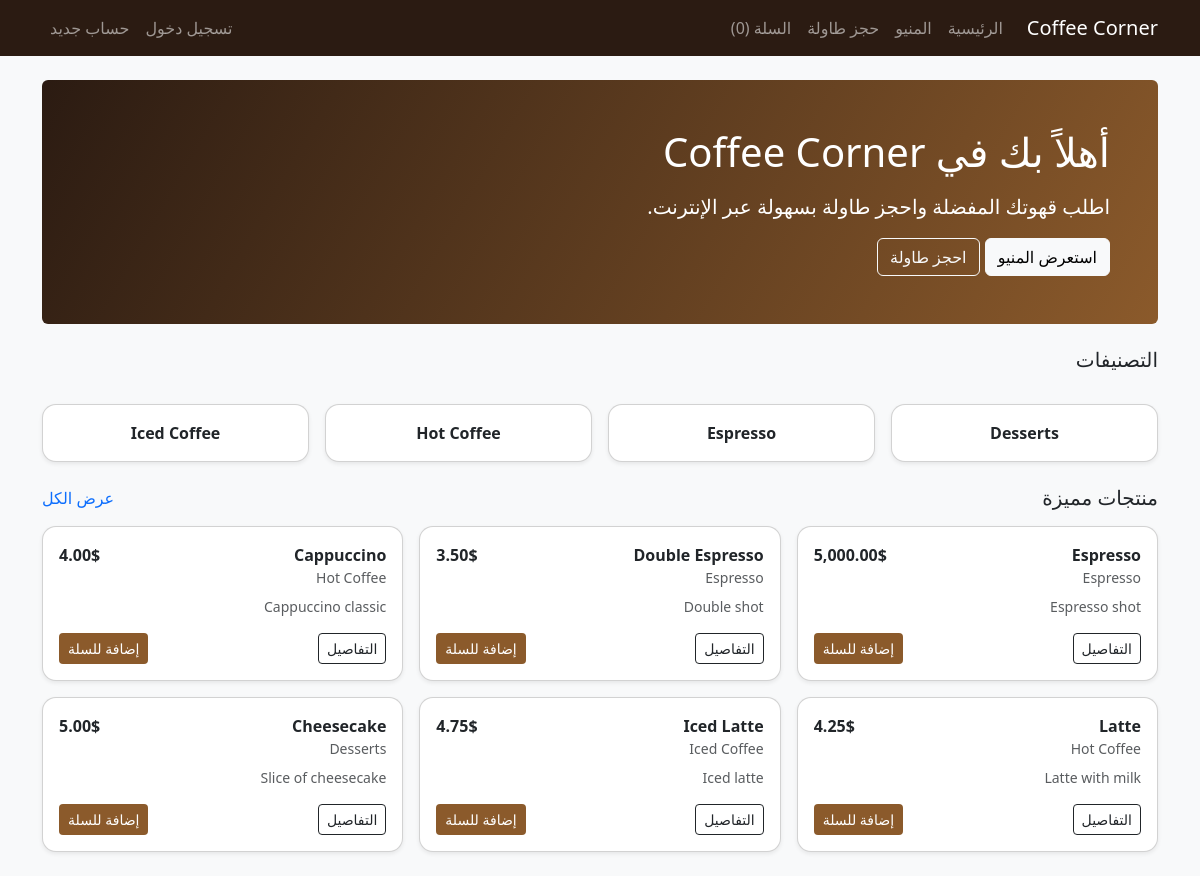
The page / on the database its author committed.
### tables this page shows
CREATE TABLE `categories` (
  `id` int(10) UNSIGNED NOT NULL,
  `name` varchar(150) NOT NULL,
  `description` text DEFAULT NULL,
  `image` varchar(255) DEFAULT NULL,
  `is_active` tinyint(1) NOT NULL DEFAULT 1,
  `created_at` timestamp NOT NULL DEFAULT current_timestamp()
);

CREATE TABLE `products` (
  `id` int(10) UNSIGNED NOT NULL,
  `category_id` int(10) UNSIGNED NOT NULL,
  `name` varchar(150) NOT NULL,
  `description` text DEFAULT NULL,
  `price` decimal(10,2) NOT NULL,
  `image` varchar(255) DEFAULT NULL,
  `is_available` tinyint(1) NOT NULL DEFAULT 1,
  `created_at` timestamp NOT NULL DEFAULT current_timestamp()
);

### includes/functions.php (called while the page is built, shortened)
<?php
function e($value)
{
    return htmlspecialchars((string)$value, ENT_QUOTES, 'UTF-8');
}
function url_path($path = '')
{
    $path = ltrim($path, '/');
    $base = BASE_PATH;
    if ($base === '') {
        return '/' . $path;
    }
    return $base . '/' . $path;
}

### includes/auth.php (called while the page is built, shortened)
<?php
function auth_user()
{
    if (empty($_SESSION['user_id'])) {
        return null;
    }
    $stmt = db()->prepare('SELECT id, username, email, phone, address, role FROM users WHERE id = ?');
    $stmt->execute([$_SESSION['user_id']]);
    $user = $stmt->fetch();
    return $user;
}

### includes/db.php (called while the page is built)
<?php
function db()
{
    static $pdo;
    if ($pdo instanceof PDO) {
        return $pdo;
    }
    $dsn = 'mysql:host=' . DB_HOST . ';dbname=' . DB_NAME . ';charset=' . DB_CHARSET;
    $pdo = new PDO($dsn, DB_USER, DB_PASS, [
        PDO::ATTR_ERRMODE => PDO::ERRMODE_EXCEPTION,
        PDO::ATTR_DEFAULT_FETCH_MODE => PDO::FETCH_ASSOC,
        PDO::ATTR_EMULATE_PREPARES => false,
    ]);
    return $pdo;
}

### index.php (the view, shortened to what this page needs)
<?php
$categories = db()->query('SELECT id, name FROM categories WHERE is_active = 1 ORDER BY name')->fetchAll();
$stmt = db()->prepare('SELECT p.id, p.name, p.price, p.description, c.name AS category_name FROM products p JOIN categories c ON c.id = p.category_id WHERE p.is_available = 1 ORDER BY p.created_at DESC LIMIT 6');
$stmt->execute();
$featured = $stmt->fetchAll();
require_once __DIR__ . '/includes/header.php';
?>
<div class="p-4 p-md-5 mb-4 text-white rounded" style="background:linear-gradient(120deg,#2b1b12,#8b5a2b);">
    <div class="col-md-8 px-0">
        <h1 class="display-6">أهلاً بك في <?php echo e(APP_NAME); ?></h1>
        <p class="lead my-3">اطلب قهوتك المفضلة واحجز طاولة بسهولة عبر الإنترنت.</p>
        <p class="lead mb-0">
            <a class="btn btn-light" href="<?php echo e(url_path('menu.php')); ?>">استعرض المنيو</a>
            <a class="btn btn-outline-light" href="<?php echo e(url_path('reservation.php')); ?>">احجز طاولة</a>
        </p>
    </div>
</div>
<div class="row g-3 mb-4">
    <div class="col-12">
        <h5 class="mb-3">التصنيفات</h5>
    </div>
    <?php foreach ($categories as $cat): ?>
        <div class="col-6 col-md-3">
            <a class="text-decoration-none" href="<?php echo e(url_path('menu.php?category=' . (int)$cat['id'])); ?>">
                <div class="card shadow-sm">
                    <div class="card-body text-center">
                        <div class="fw-semibold text-dark"><?php echo e($cat['name']); ?></div>
                    </div>
                </div>
            </a>
        </div>
    <?php endforeach; ?>
</div>
<div class="row g-3">
    <div class="col-12 d-flex align-items-center justify-content-between">
        <h5 class="mb-0">منتجات مميزة</h5>
        <a href="<?php echo e(url_path('menu.php')); ?>" class="text-decoration-none">عرض الكل</a>
    </div>
    <?php foreach ($featured as $p): ?>
        <div class="col-12 col-md-4">
            <div class="card shadow-sm h-100">
                <div class="card-body">
                    <div class="d-flex justify-content-between">
                        <div>
                            <div class="fw-bold"><?php echo e($p['name']); ?></div>
                            <div class="text-muted small"><?php echo e($p['category_name']); ?></div>
                        </div>
                        <div class="fw-bold"><?php echo number_format((float)$p['price'], 2); ?>$</div>
                    </div>
                    <div class="mt-2 text-muted small"><?php echo e(mb_strimwidth((string)$p['description'], 0, 90, '...')); ?></div>
                    <div class="mt-3 d-flex gap-2">
                        <a class="btn btn-sm btn-outline-dark" href="<?php echo e(url_path('product.php?id=' . (int)$p['id'])); ?>">التفاصيل</a>
                        <form method="post" action="<?php echo e(url_path('cart_action.php')); ?>" class="ms-auto">
                            <button class="btn btn-sm btn-coffee" type="submit">إضافة للسلة</button>
                        </form>
                    </div>
                </div>
            </div>
        </div>
    <?php endforeach; ?>
</div>
<?php require_once __DIR__ . '/includes/footer.php'; ?>

### includes/header.php (shortened to what this page needs)
<?php
$user = auth_user();
$cartCount = 0;
?><!doctype html>
<html lang="ar" dir="rtl">
<head>
    <link href="https://cdn.jsdelivr.net/npm/bootstrap@5.3.2/dist/css/bootstrap.rtl.min.css" rel="stylesheet">
    <link rel="stylesheet" href="<?php echo e(url_path('assets/css/style.css')); ?>">
</head>
<body class="bg-light">
<nav class="navbar navbar-expand-lg navbar-dark" style="background:#2b1b12;">
    <div class="container">
        <a class="navbar-brand" href="<?php echo e(url_path('index.php')); ?>"><?php echo e(APP_NAME); ?></a>
        <div class="collapse navbar-collapse" id="nav">
            <ul class="navbar-nav me-auto">
                <li class="nav-item"><a class="nav-link" href="<?php echo e(url_path('index.php')); ?>">الرئيسية</a></li>
                <li class="nav-item"><a class="nav-link" href="<?php echo e(url_path('menu.php')); ?>">المنيو</a></li>
                <li class="nav-item"><a class="nav-link" href="<?php echo e(url_path('reservation.php')); ?>">حجز طاولة</a></li>
                <li class="nav-item"><a class="nav-link" href="<?php echo e(url_path('cart.php')); ?>">السلة (<?php echo (int)$cartCount; ?>)</a></li>
            </ul>
            <ul class="navbar-nav">
                <?php if ($user): ?>
                    <?php if ($user['role'] === 'admin'): ?>
                        <li class="nav-item"><a class="nav-link" href="<?php echo e(url_path('admin/dashboard.php')); ?>">لوحة الأدمن</a></li>
                    <?php else: ?>
                        <li class="nav-item"><a class="nav-link" href="<?php echo e(url_path('customer/dashboard.php')); ?>">حسابي</a></li>
                    <?php endif; ?>
                    <li class="nav-item"><a class="nav-link" href="<?php echo e(url_path('auth/logout.php')); ?>">تسجيل خروج</a></li>
                <?php else: ?>
                    <li class="nav-item"><a class="nav-link" href="<?php echo e(url_path('auth/login.php')); ?>">تسجيل دخول</a></li>
                    <li class="nav-item"><a class="nav-link" href="<?php echo e(url_path('auth/register.php')); ?>">حساب جديد</a></li>
                <?php endif; ?>
            </ul>
        </div>
    </div>
</nav>
<main class="container py-4">

### includes/footer.php (shortened to what this page needs)
</main>
</body>
</html>

### assets/css/style.css (style rules this page uses)
body { font-family:system-ui,-apple-system,Segoe UI,Roboto,Arial,sans-serif; }
.card { border-radius:14px; }
.btn-coffee { background:#8b5a2b;color:#fff; }

### rows shown on the page
categories: name "Desserts"
categories: name "Espresso"
categories: name "Hot Coffee"
categories: name "Iced Coffee"
products: name "Espresso", category.name "Espresso", price "5,000.00", description "Espresso shot"
products: name "Double Espresso", category.name "Espresso", price "3.50", description "Double shot"
products: name "Cappuccino", category.name "Hot Coffee", price "4.00", description "Cappuccino classic"
products: name "Latte", category.name "Hot Coffee", price "4.25", description "Latte with milk"
products: name "Iced Latte", category.name "Iced Coffee", price "4.75", description "Iced latte"
products: name "Cheesecake", category.name "Desserts", price "5.00", description "Slice of cheesecake"

### other values the page prints
APP_NAME "Coffee Corner"
$cartCount "0"
